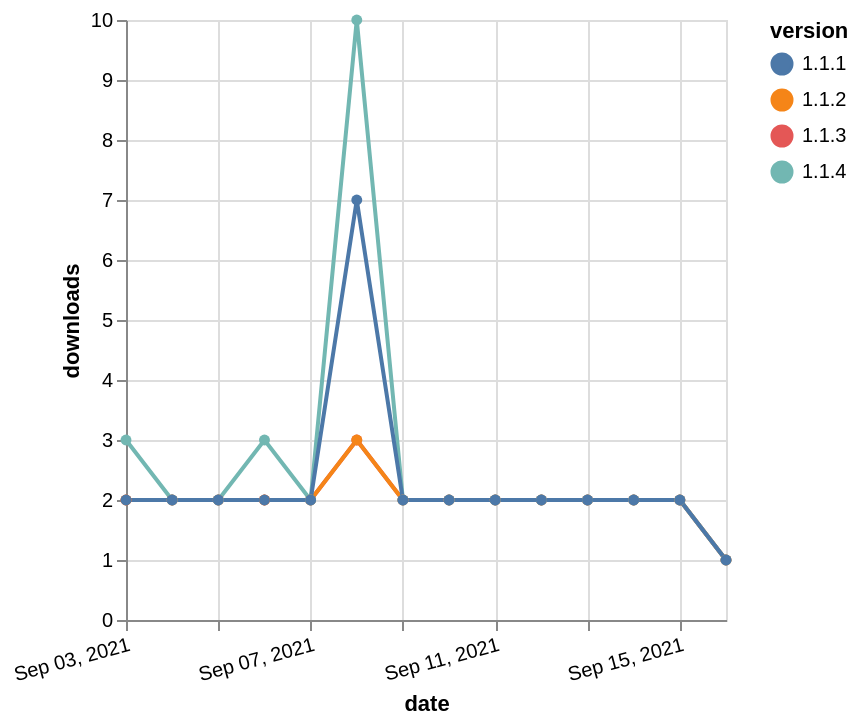

This figure's Vega-Lite source:
### Vega-Lite specification from a JSON file in a GitHub repository (floating-point values rounded to 4 significant figures)
{"$schema": "https://vega.github.io/schema/vega-lite/v5.json", "description": "A simple bar chart with embedded data.", "data": {"values": [{"date": "2021-09-03", "total": 457, "delta": 2, "version": "1.1.3"}, {"date": "2021-09-04", "total": 459, "delta": 2, "version": "1.1.3"}, {"date": "2021-09-05", "total": 461, "delta": 2, "version": "1.1.3"}, {"date": "2021-09-06", "total": 463, "delta": 2, "version": "1.1.3"}, {"date": "2021-09-07", "total": 465, "delta": 2, "version": "1.1.3"}, {"date": "2021-09-08", "total": 468, "delta": 3, "version": "1.1.3"}, {"date": "2021-09-09", "total": 470, "delta": 2, "version": "1.1.3"}, {"date": "2021-09-10", "total": 472, "delta": 2, "version": "1.1.3"}, {"date": "2021-09-11", "total": 474, "delta": 2, "version": "1.1.3"}, {"date": "2021-09-12", "total": 476, "delta": 2, "version": "1.1.3"}, {"date": "2021-09-13", "total": 478, "delta": 2, "version": "1.1.3"}, {"date": "2021-09-14", "total": 480, "delta": 2, "version": "1.1.3"}, {"date": "2021-09-15", "total": 482, "delta": 2, "version": "1.1.3"}, {"date": "2021-09-16", "total": 483, "delta": 1, "version": "1.1.3"}, {"date": "2021-09-03", "total": 458, "delta": 2, "version": "1.1.2"}, {"date": "2021-09-04", "total": 460, "delta": 2, "version": "1.1.2"}, {"date": "2021-09-05", "total": 462, "delta": 2, "version": "1.1.2"}, {"date": "2021-09-06", "total": 464, "delta": 2, "version": "1.1.2"}, {"date": "2021-09-07", "total": 466, "delta": 2, "version": "1.1.2"}, {"date": "2021-09-08", "total": 469, "delta": 3, "version": "1.1.2"}, {"date": "2021-09-09", "total": 471, "delta": 2, "version": "1.1.2"}, {"date": "2021-09-10", "total": 473, "delta": 2, "version": "1.1.2"}, {"date": "2021-09-11", "total": 475, "delta": 2, "version": "1.1.2"}, {"date": "2021-09-12", "total": 477, "delta": 2, "version": "1.1.2"}, {"date": "2021-09-13", "total": 479, "delta": 2, "version": "1.1.2"}, {"date": "2021-09-14", "total": 481, "delta": 2, "version": "1.1.2"}, {"date": "2021-09-15", "total": 483, "delta": 2, "version": "1.1.2"}, {"date": "2021-09-16", "total": 484, "delta": 1, "version": "1.1.2"}, {"date": "2021-09-03", "total": 655, "delta": 3, "version": "1.1.4"}, {"date": "2021-09-04", "total": 657, "delta": 2, "version": "1.1.4"}, {"date": "2021-09-05", "total": 659, "delta": 2, "version": "1.1.4"}, {"date": "2021-09-06", "total": 662, "delta": 3, "version": "1.1.4"}, {"date": "2021-09-07", "total": 664, "delta": 2, "version": "1.1.4"}, {"date": "2021-09-08", "total": 674, "delta": 10, "version": "1.1.4"}, {"date": "2021-09-09", "total": 676, "delta": 2, "version": "1.1.4"}, {"date": "2021-09-10", "total": 678, "delta": 2, "version": "1.1.4"}, {"date": "2021-09-11", "total": 680, "delta": 2, "version": "1.1.4"}, {"date": "2021-09-12", "total": 682, "delta": 2, "version": "1.1.4"}, {"date": "2021-09-13", "total": 684, "delta": 2, "version": "1.1.4"}, {"date": "2021-09-14", "total": 686, "delta": 2, "version": "1.1.4"}, {"date": "2021-09-15", "total": 688, "delta": 2, "version": "1.1.4"}, {"date": "2021-09-16", "total": 689, "delta": 1, "version": "1.1.4"}, {"date": "2021-09-03", "total": 2109, "delta": 2, "version": "1.1.1"}, {"date": "2021-09-04", "total": 2111, "delta": 2, "version": "1.1.1"}, {"date": "2021-09-05", "total": 2113, "delta": 2, "version": "1.1.1"}, {"date": "2021-09-06", "total": 2115, "delta": 2, "version": "1.1.1"}, {"date": "2021-09-07", "total": 2117, "delta": 2, "version": "1.1.1"}, {"date": "2021-09-08", "total": 2124, "delta": 7, "version": "1.1.1"}, {"date": "2021-09-09", "total": 2126, "delta": 2, "version": "1.1.1"}, {"date": "2021-09-10", "total": 2128, "delta": 2, "version": "1.1.1"}, {"date": "2021-09-11", "total": 2130, "delta": 2, "version": "1.1.1"}, {"date": "2021-09-12", "total": 2132, "delta": 2, "version": "1.1.1"}, {"date": "2021-09-13", "total": 2134, "delta": 2, "version": "1.1.1"}, {"date": "2021-09-14", "total": 2136, "delta": 2, "version": "1.1.1"}, {"date": "2021-09-15", "total": 2138, "delta": 2, "version": "1.1.1"}, {"date": "2021-09-16", "total": 2139, "delta": 1, "version": "1.1.1"}]}, "width": "container", "mark": {"type": "line", "point": {"filled": true}}, "encoding": {"x": {"field": "date", "type": "temporal", "timeUnit": "yearmonthdate", "title": "date", "axis": {"labelAngle": -15}}, "y": {"field": "delta", "type": "quantitative", "title": "downloads"}, "color": {"field": "version", "type": "nominal"}, "tooltip": {"field": "delta"}}}
